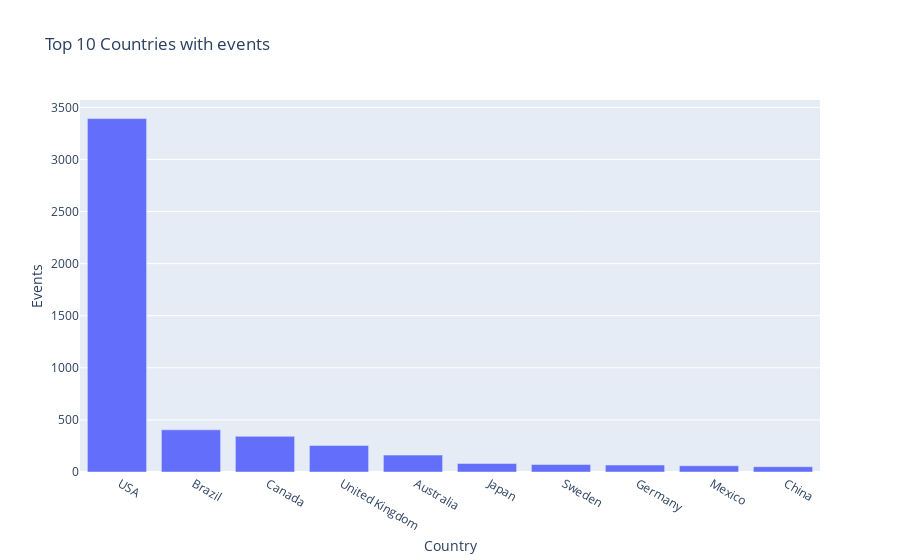

The notebook cell this image was saved under:
### Markdown cell above
Another good information to extract is what countries have the most number of events. It's useful because sponsors could decide in which country they can invest with UFC Trademark.

### Code cell
data['country'] = data['location'].apply(lambda x : x.split(',')[-1])
values = data['country'].value_counts().sort_values(ascending=False).head(10)
labels = values.index
trace = go.Bar(y=values, x=labels)
layout = go.Layout(title='Top 10 Countries with events', 
                   xaxis={'title':'Country'},
                  yaxis={'title' : 'Events'})
fig = go.Figure(data=trace, layout=layout)
iplot(fig)

### Figure 1 — Plotly figure (JSON) as saved in the notebook; plotly's stock layout.template omitted (floating-point values rounded to 4 significant figures)
{"data": [{"type": "bar", "x": [" USA", " Brazil", " Canada", " United Kingdom", " Australia", " Japan", " Sweden", " Germany", " Mexico", " China"], "y": [3392, 405, 342, 255, 162, 82, 72, 67, 60, 51]}], "layout": {"title": {"text": "Top 10 Countries with events"}, "xaxis": {"title": {"text": "Country"}}, "yaxis": {"title": {"text": "Events"}}}}
